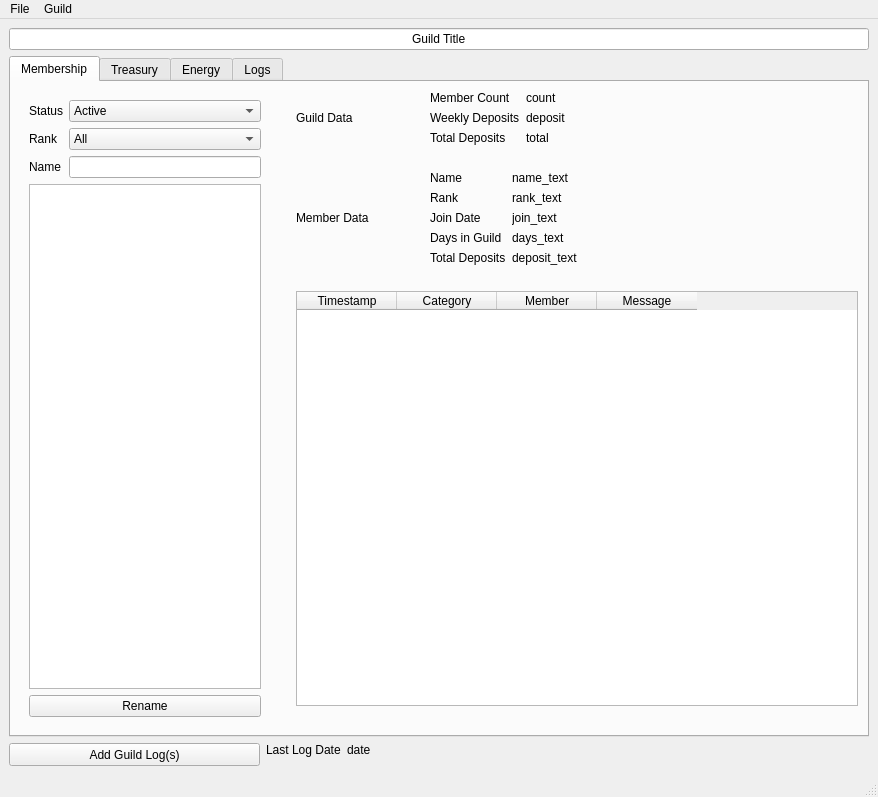
<?xml version="1.0" encoding="UTF-8"?>
<ui version="4.0">
 <class>MainWindow</class>
 <widget class="QMainWindow" name="MainWindow">
  <property name="geometry">
   <rect>
    <x>0</x>
    <y>0</y>
    <width>878</width>
    <height>797</height>
   </rect>
  </property>
  <property name="windowTitle">
   <string>Spiral Knights Log Tracker</string>
  </property>
  <widget class="QWidget" name="centralwidget">
   <layout class="QVBoxLayout" name="verticalLayout_6">
    <item>
     <layout class="QVBoxLayout" name="verticalLayout_5">
      <item>
       <widget class="QLineEdit" name="guildTitle">
        <property name="text">
         <string>Guild Title</string>
        </property>
        <property name="alignment">
         <set>Qt::AlignCenter</set>
        </property>
       </widget>
      </item>
      <item>
       <widget class="QTabWidget" name="dataTabs">
        <property name="sizePolicy">
         <sizepolicy hsizetype="Expanding" vsizetype="Expanding">
          <horstretch>1</horstretch>
          <verstretch>1</verstretch>
         </sizepolicy>
        </property>
        <property name="currentIndex">
         <number>0</number>
        </property>
        <property name="elideMode">
         <enum>Qt::ElideLeft</enum>
        </property>
        <widget class="QWidget" name="memberTab">
         <attribute name="title">
          <string>Membership</string>
         </attribute>
         <layout class="QHBoxLayout" name="horizontalLayout_3">
          <item>
           <layout class="QHBoxLayout" name="horizontalLayout_2">
            <item>
             <widget class="QFrame" name="frame">
              <property name="maximumSize">
               <size>
                <width>250</width>
                <height>16777215</height>
               </size>
              </property>
              <layout class="QVBoxLayout" name="verticalLayout_3">
               <item>
                <layout class="QFormLayout" name="formLayout_7">
                 <property name="fieldGrowthPolicy">
                  <enum>QFormLayout::AllNonFixedFieldsGrow</enum>
                 </property>
                 <item row="1" column="0">
                  <widget class="QLabel" name="rankLbl">
                   <property name="text">
                    <string>Rank</string>
                   </property>
                  </widget>
                 </item>
                 <item row="1" column="1">
                  <widget class="QComboBox" name="rankBox">
                   <item>
                    <property name="text">
                     <string>All</string>
                    </property>
                   </item>
                   <item>
                    <property name="text">
                     <string>Guild Master</string>
                    </property>
                   </item>
                   <item>
                    <property name="text">
                     <string>Officer</string>
                    </property>
                   </item>
                   <item>
                    <property name="text">
                     <string>Veteran</string>
                    </property>
                   </item>
                   <item>
                    <property name="text">
                     <string>Member</string>
                    </property>
                   </item>
                   <item>
                    <property name="text">
                     <string>Recruit</string>
                    </property>
                   </item>
                  </widget>
                 </item>
                 <item row="2" column="0">
                  <widget class="QLabel" name="nameLbl">
                   <property name="text">
                    <string>Name</string>
                   </property>
                  </widget>
                 </item>
                 <item row="2" column="1">
                  <widget class="QLineEdit" name="nameEntry"/>
                 </item>
                 <item row="0" column="0">
                  <widget class="QLabel" name="statusLbl">
                   <property name="text">
                    <string>Status</string>
                   </property>
                  </widget>
                 </item>
                 <item row="0" column="1">
                  <widget class="QComboBox" name="statusBox">
                   <property name="currentIndex">
                    <number>1</number>
                   </property>
                   <item>
                    <property name="text">
                     <string>All</string>
                    </property>
                   </item>
                   <item>
                    <property name="text">
                     <string>Active</string>
                    </property>
                   </item>
                   <item>
                    <property name="text">
                     <string>Inactive</string>
                    </property>
                   </item>
                  </widget>
                 </item>
                </layout>
               </item>
               <item>
                <widget class="QListWidget" name="memberList">
                 <property name="minimumSize">
                  <size>
                   <width>208</width>
                   <height>0</height>
                  </size>
                 </property>
                 <property name="horizontalScrollBarPolicy">
                  <enum>Qt::ScrollBarAlwaysOff</enum>
                 </property>
                </widget>
               </item>
               <item>
                <widget class="QPushButton" name="renameBtn">
                 <property name="text">
                  <string>Rename</string>
                 </property>
                </widget>
               </item>
              </layout>
             </widget>
            </item>
            <item>
             <spacer name="verticalSpacer">
              <property name="orientation">
               <enum>Qt::Vertical</enum>
              </property>
              <property name="sizeHint" stdset="0">
               <size>
                <width>20</width>
                <height>298</height>
               </size>
              </property>
             </spacer>
            </item>
            <item>
             <layout class="QVBoxLayout" name="verticalLayout_7">
              <item>
               <layout class="QGridLayout" name="gridLayout_5">
                <item row="1" column="1">
                 <layout class="QFormLayout" name="formLayout_3">
                  <property name="fieldGrowthPolicy">
                   <enum>QFormLayout::AllNonFixedFieldsGrow</enum>
                  </property>
                  <item row="0" column="0">
                   <widget class="QLabel" name="memCount">
                    <property name="text">
                     <string>Member Count</string>
                    </property>
                   </widget>
                  </item>
                  <item row="0" column="1">
                   <widget class="QLabel" name="memCount_txt">
                    <property name="text">
                     <string>count</string>
                    </property>
                   </widget>
                  </item>
                  <item row="1" column="0">
                   <widget class="QLabel" name="weekDeposit">
                    <property name="text">
                     <string>Weekly Deposits</string>
                    </property>
                   </widget>
                  </item>
                  <item row="1" column="1">
                   <widget class="QLabel" name="weekDeposit_txt">
                    <property name="text">
                     <string>deposit</string>
                    </property>
                   </widget>
                  </item>
                  <item row="2" column="0">
                   <widget class="QLabel" name="totalDeposit">
                    <property name="text">
                     <string>Total Deposits</string>
                    </property>
                   </widget>
                  </item>
                  <item row="2" column="1">
                   <widget class="QLabel" name="totalDeposit_txt">
                    <property name="text">
                     <string>total</string>
                    </property>
                   </widget>
                  </item>
                 </layout>
                </item>
                <item row="2" column="0" colspan="2">
                 <spacer name="horizontalSpacer_2">
                  <property name="orientation">
                   <enum>Qt::Horizontal</enum>
                  </property>
                  <property name="sizeHint" stdset="0">
                   <size>
                    <width>40</width>
                    <height>20</height>
                   </size>
                  </property>
                 </spacer>
                </item>
                <item row="4" column="1">
                 <layout class="QFormLayout" name="formLayout_2">
                  <property name="fieldGrowthPolicy">
                   <enum>QFormLayout::AllNonFixedFieldsGrow</enum>
                  </property>
                  <item row="0" column="0">
                   <widget class="QLabel" name="nameLbl_2">
                    <property name="text">
                     <string>Name</string>
                    </property>
                   </widget>
                  </item>
                  <item row="0" column="1">
                   <widget class="QLabel" name="name_txt">
                    <property name="text">
                     <string>name_text</string>
                    </property>
                   </widget>
                  </item>
                  <item row="1" column="0">
                   <widget class="QLabel" name="rankLbl_2">
                    <property name="text">
                     <string>Rank</string>
                    </property>
                   </widget>
                  </item>
                  <item row="1" column="1">
                   <widget class="QLabel" name="rank_txt">
                    <property name="text">
                     <string>rank_text</string>
                    </property>
                   </widget>
                  </item>
                  <item row="2" column="0">
                   <widget class="QLabel" name="joinLbl">
                    <property name="text">
                     <string>Join Date</string>
                    </property>
                   </widget>
                  </item>
                  <item row="2" column="1">
                   <widget class="QLabel" name="join_txt">
                    <property name="text">
                     <string>join_text</string>
                    </property>
                   </widget>
                  </item>
                  <item row="3" column="0">
                   <widget class="QLabel" name="daysLbl">
                    <property name="text">
                     <string>Days in Guild</string>
                    </property>
                   </widget>
                  </item>
                  <item row="3" column="1">
                   <widget class="QLabel" name="days_txt">
                    <property name="text">
                     <string>days_text</string>
                    </property>
                   </widget>
                  </item>
                  <item row="4" column="0">
                   <widget class="QLabel" name="depositLbl">
                    <property name="text">
                     <string>Total Deposits</string>
                    </property>
                   </widget>
                  </item>
                  <item row="4" column="1">
                   <widget class="QLabel" name="deposit_txt">
                    <property name="text">
                     <string>deposit_text</string>
                    </property>
                   </widget>
                  </item>
                 </layout>
                </item>
                <item row="4" column="0">
                 <widget class="QLabel" name="label_3">
                  <property name="maximumSize">
                   <size>
                    <width>128</width>
                    <height>16777215</height>
                   </size>
                  </property>
                  <property name="text">
                   <string>Member Data</string>
                  </property>
                 </widget>
                </item>
                <item row="1" column="0">
                 <widget class="QLabel" name="label_2">
                  <property name="maximumSize">
                   <size>
                    <width>128</width>
                    <height>16777215</height>
                   </size>
                  </property>
                  <property name="text">
                   <string>Guild Data</string>
                  </property>
                 </widget>
                </item>
               </layout>
              </item>
              <item>
               <spacer name="horizontalSpacer">
                <property name="orientation">
                 <enum>Qt::Horizontal</enum>
                </property>
                <property name="sizeHint" stdset="0">
                 <size>
                  <width>40</width>
                  <height>20</height>
                 </size>
                </property>
               </spacer>
              </item>
              <item>
               <widget class="QTableWidget" name="memberLog">
                <column>
                 <property name="text">
                  <string>Timestamp</string>
                 </property>
                </column>
                <column>
                 <property name="text">
                  <string>Category</string>
                 </property>
                </column>
                <column>
                 <property name="text">
                  <string>Member</string>
                 </property>
                </column>
                <column>
                 <property name="text">
                  <string>Message</string>
                 </property>
                </column>
               </widget>
              </item>
              <item>
               <spacer name="horizontalSpacer_3">
                <property name="orientation">
                 <enum>Qt::Horizontal</enum>
                </property>
                <property name="sizeHint" stdset="0">
                 <size>
                  <width>40</width>
                  <height>20</height>
                 </size>
                </property>
               </spacer>
              </item>
             </layout>
            </item>
           </layout>
          </item>
         </layout>
        </widget>
        <widget class="QWidget" name="treasuryTab">
         <attribute name="title">
          <string>Treasury</string>
         </attribute>
         <layout class="QGridLayout" name="gridLayout_3">
          <item row="1" column="0" colspan="2">
           <layout class="QGridLayout" name="gridLayout">
            <item row="0" column="0">
             <widget class="QLabel" name="treasuryMemberListLbl">
              <property name="text">
               <string>Member Names</string>
              </property>
             </widget>
            </item>
            <item row="0" column="2">
             <widget class="QLabel" name="memberDepositListLbl">
              <property name="text">
               <string>Member Deposits</string>
              </property>
             </widget>
            </item>
            <item row="1" column="2">
             <widget class="QTableWidget" name="memberDepositList">
              <column>
               <property name="text">
                <string>Date</string>
               </property>
              </column>
              <column>
               <property name="text">
                <string>Amount</string>
               </property>
              </column>
             </widget>
            </item>
            <item row="0" column="1" rowspan="2">
             <spacer name="verticalSpacer_2">
              <property name="orientation">
               <enum>Qt::Vertical</enum>
              </property>
              <property name="sizeHint" stdset="0">
               <size>
                <width>20</width>
                <height>40</height>
               </size>
              </property>
             </spacer>
            </item>
            <item row="1" column="0">
             <widget class="QFrame" name="frame">
              <property name="minimumSize">
               <size>
                <width>211</width>
                <height>0</height>
               </size>
              </property>
              <property name="maximumSize">
               <size>
                <width>250</width>
                <height>16777215</height>
               </size>
              </property>
              <layout class="QVBoxLayout" name="verticalLayout_4">
               <item>
                <layout class="QFormLayout" name="formLayout_6">
                 <property name="fieldGrowthPolicy">
                  <enum>QFormLayout::AllNonFixedFieldsGrow</enum>
                 </property>
                 <item row="0" column="0">
                  <widget class="QLabel" name="treasuryRankLbl">
                   <property name="text">
                    <string>Rank</string>
                   </property>
                  </widget>
                 </item>
                 <item row="1" column="0">
                  <widget class="QLabel" name="treasuryNamelbl">
                   <property name="text">
                    <string>Name</string>
                   </property>
                  </widget>
                 </item>
                 <item row="1" column="1">
                  <widget class="QLineEdit" name="treasuryNameEntry"/>
                 </item>
                 <item row="0" column="1">
                  <widget class="QComboBox" name="treasuryRankBox">
                   <item>
                    <property name="text">
                     <string>All</string>
                    </property>
                   </item>
                   <item>
                    <property name="text">
                     <string>Guild Master</string>
                    </property>
                   </item>
                   <item>
                    <property name="text">
                     <string>Officer</string>
                    </property>
                   </item>
                   <item>
                    <property name="text">
                     <string>Veteran</string>
                    </property>
                   </item>
                   <item>
                    <property name="text">
                     <string>Member</string>
                    </property>
                   </item>
                   <item>
                    <property name="text">
                     <string>Recruit</string>
                    </property>
                   </item>
                  </widget>
                 </item>
                </layout>
               </item>
               <item>
                <widget class="QListWidget" name="treasuryMemberList"/>
               </item>
              </layout>
             </widget>
            </item>
           </layout>
          </item>
          <item row="2" column="1">
           <widget class="QLabel" name="memberDateTotal_txt">
            <property name="text">
             <string>Total:</string>
            </property>
           </widget>
          </item>
          <item row="0" column="0">
           <layout class="QFormLayout" name="formLayout_4">
            <property name="fieldGrowthPolicy">
             <enum>QFormLayout::AllNonFixedFieldsGrow</enum>
            </property>
            <item row="0" column="0">
             <widget class="QLabel" name="startDateLbl">
              <property name="text">
               <string>Start Date</string>
              </property>
             </widget>
            </item>
            <item row="1" column="0">
             <widget class="QLabel" name="endDateLbl">
              <property name="text">
               <string>End Date</string>
              </property>
             </widget>
            </item>
            <item row="1" column="1">
             <widget class="QDateEdit" name="endDate"/>
            </item>
            <item row="0" column="1">
             <widget class="QDateEdit" name="startDate"/>
            </item>
           </layout>
          </item>
          <item row="0" column="1">
           <layout class="QVBoxLayout" name="verticalLayout">
            <item>
             <widget class="QLabel" name="depositDateLbl">
              <property name="text">
               <string>Deposit Value in Dates</string>
              </property>
              <property name="alignment">
               <set>Qt::AlignCenter</set>
              </property>
             </widget>
            </item>
            <item>
             <widget class="QLabel" name="depositDate_txt">
              <property name="text">
               <string>Date_Deposits</string>
              </property>
              <property name="alignment">
               <set>Qt::AlignCenter</set>
              </property>
             </widget>
            </item>
           </layout>
          </item>
         </layout>
        </widget>
        <widget class="QWidget" name="energyTab">
         <attribute name="title">
          <string>Energy</string>
         </attribute>
         <layout class="QGridLayout" name="gridLayout_4">
          <item row="0" column="0">
           <layout class="QFormLayout" name="formLayout_5">
            <property name="fieldGrowthPolicy">
             <enum>QFormLayout::AllNonFixedFieldsGrow</enum>
            </property>
            <item row="0" column="1">
             <widget class="QDateEdit" name="startDate_2"/>
            </item>
            <item row="1" column="0">
             <widget class="QLabel" name="endDateLbl_2">
              <property name="text">
               <string>End Date</string>
              </property>
             </widget>
            </item>
            <item row="1" column="1">
             <widget class="QDateEdit" name="endDate_2"/>
            </item>
            <item row="0" column="0">
             <widget class="QLabel" name="startDateLbl_2">
              <property name="text">
               <string>Start Date</string>
              </property>
             </widget>
            </item>
           </layout>
          </item>
          <item row="0" column="1">
           <layout class="QVBoxLayout" name="verticalLayout_2">
            <item>
             <widget class="QLabel" name="netEnergyLbl">
              <property name="text">
               <string>Net Energy</string>
              </property>
              <property name="alignment">
               <set>Qt::AlignCenter</set>
              </property>
              <property name="wordWrap">
               <bool>true</bool>
              </property>
             </widget>
            </item>
            <item>
             <widget class="QLabel" name="netEnergy_txt">
              <property name="text">
               <string>energy_text</string>
              </property>
              <property name="alignment">
               <set>Qt::AlignHCenter|Qt::AlignTop</set>
              </property>
             </widget>
            </item>
           </layout>
          </item>
          <item row="1" column="0" colspan="2">
           <layout class="QGridLayout" name="gridLayout_2">
            <item row="1" column="0">
             <widget class="QListWidget" name="energyDepositList"/>
            </item>
            <item row="0" column="0">
             <widget class="QLabel" name="energyDepositLbl">
              <property name="text">
               <string>Energy Deposited</string>
              </property>
             </widget>
            </item>
            <item row="0" column="2">
             <widget class="QLabel" name="energyWithdrawlLbl">
              <property name="text">
               <string>Energy Withdrawl</string>
              </property>
             </widget>
            </item>
            <item row="1" column="2">
             <widget class="QListWidget" name="energyWithdrawlList"/>
            </item>
            <item row="0" column="1" rowspan="2">
             <spacer name="verticalSpacer_3">
              <property name="orientation">
               <enum>Qt::Vertical</enum>
              </property>
              <property name="sizeHint" stdset="0">
               <size>
                <width>20</width>
                <height>40</height>
               </size>
              </property>
             </spacer>
            </item>
           </layout>
          </item>
         </layout>
        </widget>
        <widget class="QWidget" name="logTab">
         <attribute name="title">
          <string>Logs</string>
         </attribute>
         <layout class="QVBoxLayout" name="verticalLayout_12">
          <item>
           <layout class="QVBoxLayout" name="verticalLayout_11">
            <item>
             <layout class="QHBoxLayout" name="horizontalLayout_4">
              <item>
               <layout class="QFormLayout" name="formLayout_8">
                <property name="fieldGrowthPolicy">
                 <enum>QFormLayout::AllNonFixedFieldsGrow</enum>
                </property>
                <item row="0" column="0">
                 <widget class="QLabel" name="startDateLbl_3">
                  <property name="text">
                   <string>Start Date</string>
                  </property>
                 </widget>
                </item>
                <item row="0" column="1">
                 <widget class="QDateEdit" name="startDate_3"/>
                </item>
                <item row="1" column="0">
                 <widget class="QLabel" name="endDateLbl_3">
                  <property name="text">
                   <string>End Date</string>
                  </property>
                 </widget>
                </item>
                <item row="1" column="1">
                 <widget class="QDateEdit" name="endDate_3"/>
                </item>
               </layout>
              </item>
              <item>
               <widget class="QComboBox" name="categoryFilterBox">
                <item>
                 <property name="text">
                  <string>Category</string>
                 </property>
                </item>
                <item>
                 <property name="text">
                  <string>Membership</string>
                 </property>
                </item>
                <item>
                 <property name="text">
                  <string>Treasury</string>
                 </property>
                </item>
                <item>
                 <property name="text">
                  <string>Storage</string>
                 </property>
                </item>
                <item>
                 <property name="text">
                  <string>Energy</string>
                 </property>
                </item>
                <item>
                 <property name="text">
                  <string>Upkeep</string>
                 </property>
                </item>
                <item>
                 <property name="text">
                  <string>Guild Hall</string>
                 </property>
                </item>
               </widget>
              </item>
              <item>
               <layout class="QVBoxLayout" name="verticalLayout_9">
                <item>
                 <widget class="QLabel" name="label_4">
                  <property name="text">
                   <string>Member Filter</string>
                  </property>
                 </widget>
                </item>
                <item alignment="Qt::AlignVCenter">
                 <widget class="QLineEdit" name="memberNameFilter"/>
                </item>
               </layout>
              </item>
              <item>
               <layout class="QVBoxLayout" name="verticalLayout_10">
                <item alignment="Qt::AlignBottom">
                 <widget class="QLabel" name="label_5">
                  <property name="text">
                   <string>Message Filter</string>
                  </property>
                 </widget>
                </item>
                <item alignment="Qt::AlignVCenter">
                 <widget class="QLineEdit" name="messageFilter"/>
                </item>
               </layout>
              </item>
             </layout>
            </item>
            <item>
             <widget class="QTableWidget" name="logTable">
              <column>
               <property name="text">
                <string>Timestamp</string>
               </property>
              </column>
              <column>
               <property name="text">
                <string>Category</string>
               </property>
              </column>
              <column>
               <property name="text">
                <string>Member</string>
               </property>
              </column>
              <column>
               <property name="text">
                <string>Message</string>
               </property>
              </column>
             </widget>
            </item>
           </layout>
          </item>
         </layout>
        </widget>
       </widget>
      </item>
      <item>
       <layout class="QHBoxLayout" name="horizontalLayout">
        <item>
         <widget class="QPushButton" name="addLogBtn">
          <property name="sizePolicy">
           <sizepolicy hsizetype="Minimum" vsizetype="Minimum">
            <horstretch>0</horstretch>
            <verstretch>0</verstretch>
           </sizepolicy>
          </property>
          <property name="minimumSize">
           <size>
            <width>171</width>
            <height>23</height>
           </size>
          </property>
          <property name="maximumSize">
           <size>
            <width>251</width>
            <height>23</height>
           </size>
          </property>
          <property name="text">
           <string>Add Guild Log(s)</string>
          </property>
         </widget>
        </item>
        <item>
         <layout class="QFormLayout" name="formLayout">
          <item row="0" column="0">
           <widget class="QLabel" name="label">
            <property name="text">
             <string>Last Log Date</string>
            </property>
           </widget>
          </item>
          <item row="0" column="1">
           <widget class="QLabel" name="logDateLbl">
            <property name="text">
             <string>date</string>
            </property>
           </widget>
          </item>
         </layout>
        </item>
       </layout>
      </item>
     </layout>
    </item>
   </layout>
  </widget>
  <widget class="QMenuBar" name="menubar">
   <property name="geometry">
    <rect>
     <x>0</x>
     <y>0</y>
     <width>878</width>
     <height>21</height>
    </rect>
   </property>
   <widget class="QMenu" name="menuFile">
    <property name="title">
     <string>File</string>
    </property>
    <addaction name="actionNew"/>
    <addaction name="separator"/>
    <addaction name="actionOpen"/>
    <addaction name="actionSave"/>
    <addaction name="actionSave_As"/>
    <addaction name="separator"/>
    <addaction name="actionQuit"/>
   </widget>
   <widget class="QMenu" name="menuGuild">
    <property name="title">
     <string>Guild</string>
    </property>
    <addaction name="actionExport_Log"/>
    <addaction name="actionExport_Wiki_Block"/>
    <addaction name="actionAdjust_Inventory"/>
   </widget>
   <addaction name="menuFile"/>
   <addaction name="menuGuild"/>
  </widget>
  <widget class="QStatusBar" name="statusbar"/>
  <action name="actionNew">
   <property name="text">
    <string>New</string>
   </property>
  </action>
  <action name="actionSave">
   <property name="text">
    <string>Save</string>
   </property>
  </action>
  <action name="actionSave_As">
   <property name="text">
    <string>Save As</string>
   </property>
  </action>
  <action name="actionQuit">
   <property name="text">
    <string>Quit</string>
   </property>
  </action>
  <action name="actionOpen">
   <property name="text">
    <string>Open</string>
   </property>
  </action>
  <action name="actionExport_Log">
   <property name="text">
    <string>Export Log</string>
   </property>
  </action>
  <action name="actionExport_Wiki_Block">
   <property name="text">
    <string>Export Wiki Block</string>
   </property>
  </action>
  <action name="actionAdjust_Inventory">
   <property name="text">
    <string>Adjust Inventory</string>
   </property>
  </action>
  <action name="actionSerialize_Log">
   <property name="text">
    <string>Serialize Log</string>
   </property>
  </action>
 </widget>
 <tabstops>
  <tabstop>guildTitle</tabstop>
  <tabstop>memberList</tabstop>
  <tabstop>renameBtn</tabstop>
  <tabstop>addLogBtn</tabstop>
 </tabstops>
 <resources/>
 <connections/>
 <designerdata>
  <property name="gridDeltaX">
   <number>10</number>
  </property>
  <property name="gridDeltaY">
   <number>10</number>
  </property>
  <property name="gridSnapX">
   <bool>true</bool>
  </property>
  <property name="gridSnapY">
   <bool>true</bool>
  </property>
  <property name="gridVisible">
   <bool>true</bool>
  </property>
 </designerdata>
</ui>
